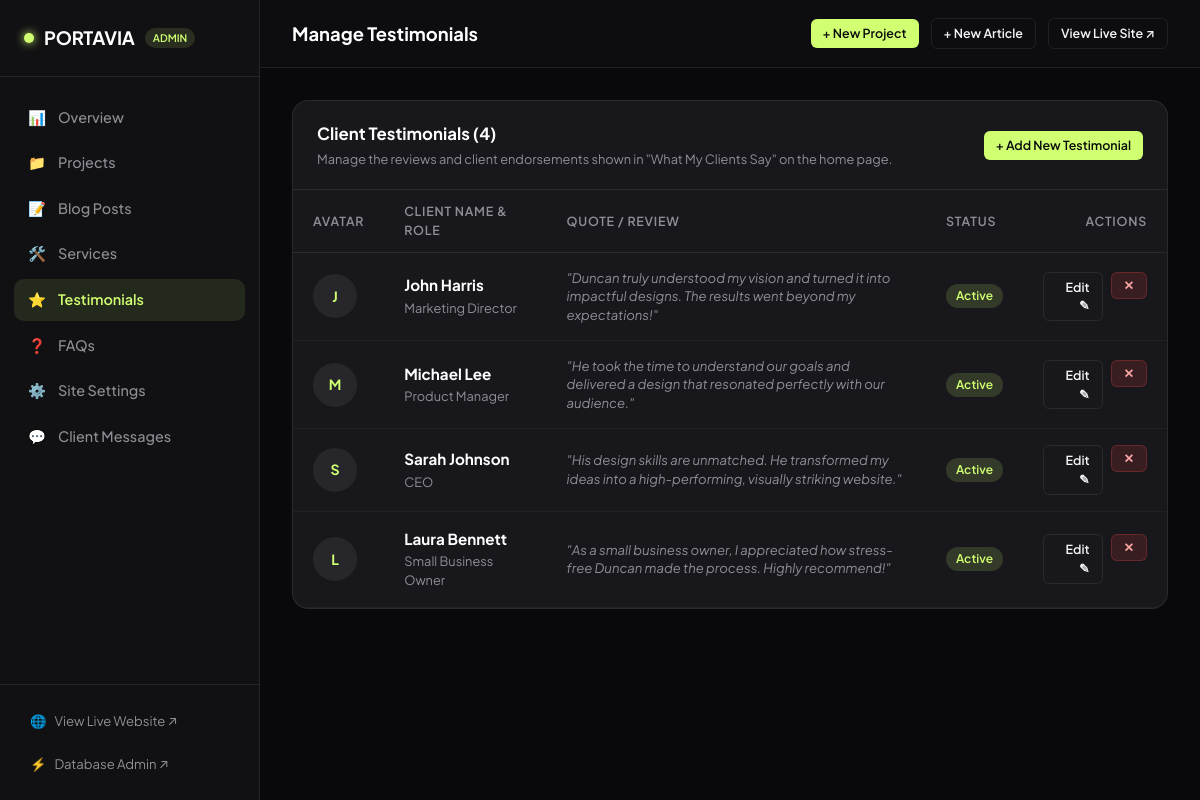
Page /dashboard/testimonials/ on the committed database.
### portfolio/models.py (models this page shows, shortened)
class Testimonial(models.Model):
    client_name = models.CharField(max_length=150)
    client_role = models.CharField(max_length=150, blank=True)
    client_company = models.CharField(max_length=150, blank=True)
    quote = models.TextField()
    client_avatar = models.ImageField(upload_to="testimonials/", blank=True, null=True)
    client_avatar_static = models.CharField(max_length=255, blank=True)
    is_active = models.BooleanField(default=True)
    order = models.PositiveIntegerField(default=0)
    class Meta:
        ordering = ["order", "id"]
    @property
    def avatar_url(self):
        if self.client_avatar:
            return self.client_avatar.url
        if self.client_avatar_static:
            return f"/static/images/{self.client_avatar_static}"
        return ""

### portfolio/dashboard_views.py (the view)
# urls.py: path("dashboard/testimonials/", dashboard_views.dashboard_testimonials, name="dashboard_testimonials"),
def dashboard_testimonials(request):
    testimonials = Testimonial.objects.all()
    context = {
        "page_title": "Manage Testimonials",
        "active_tab": "testimonials",
        "testimonials": testimonials,
    }
    return render(request, "dashboard/testimonials.html", context)

### portfolio/context_processors.py (called while the page is built)
def site_settings_context(request):
    try:
        settings = SiteSettings.get_solo()
    except Exception:
        settings = None
    return {
        'site_settings': settings
    }

### portfolio/models.py (called while the page is built)
    @classmethod
    def get_solo(cls):
        obj, created = cls.objects.get_or_create(id=1)
        return obj

### templates/dashboard/testimonials.html (shortened to what this page needs)
{% extends "dashboard/base.html" %}
{% block content %}
<div class="db-card">
    <div class="db-card-header">
        <div>
            <div class="db-card-title">Client Testimonials ({{ testimonials.count }})</div>
            <div style="font-size: 0.8rem; color: var(--db-text-muted); margin-top: 4px;">
                Manage the reviews and client endorsements shown in "What My Clients Say" on the home page.
            </div>
        </div>
        <a href="{% url 'portfolio:dashboard_testimonial_create' %}" class="btn btn-accent btn-sm">
            + Add New Testimonial
        </a>
    </div>
    <table class="db-table">
        <thead>
            <tr>
                <th style="width: 60px;">Avatar</th>
                <th>Client Name & Role</th>
                <th>Quote / Review</th>
                <th>Status</th>
                <th style="text-align: right;">Actions</th>
            </tr>
        </thead>
        <tbody>
            {% for t in testimonials %}
                <tr>
                    <td>
                        {% if t.avatar_url %}
                            <img src="{{ t.avatar_url }}" alt="{{ t.client_name }}" style="width: 44px; height: 44px; border-radius: 50%; object-fit: cover; border: 1px solid var(--db-border);">
                        {% else %}
                            <div style="width: 44px; height: 44px; border-radius: 50%; background: #26262b; display: flex; align-items: center; justify-content: center; font-weight: bold; color: var(--db-accent);">
                                {{ t.client_name|slice:":1" }}
                            </div>
                        {% endif %}
                    </td>
                    <td>
                        <strong style="color: #fff; font-size: 0.95rem;">{{ t.client_name }}</strong>
                        <div style="font-size: 0.8rem; color: var(--db-text-muted); margin-top: 2px;">
                            {{ t.client_role }}{% if t.client_company %} • {{ t.client_company }}{% endif %}
                        </div>
                    </td>
                    <td>
                        <div style="font-size: 0.82rem; color: var(--db-text-muted); max-width: 420px; line-height: 1.4; font-style: italic;">
                            "{{ t.quote|truncatechars:120 }}"
                        </div>
                    </td>
                    <td>
                        {% if t.is_active %}
                            <span class="badge badge-lime">Active</span>
                        {% else %}
                            <span class="badge badge-gray">Hidden</span>
                        {% endif %}
                    </td>
                    <td style="text-align: right;">
                        <div style="display: inline-flex; gap: 8px;">
                            <a href="{% url 'portfolio:dashboard_testimonial_edit' t.pk %}" class="btn btn-outline btn-sm">
                                Edit ✎
                            </a>
                            <form action="{% url 'portfolio:dashboard_testimonial_delete' t.pk %}" method="POST" style="display: inline;" onsubmit="return confirm('Are you sure you want to delete this testimonial? It will be removed from the UI.');">
                                <button type="submit" class="btn btn-danger btn-sm" title="Delete">✕</button>
                            </form>
                        </div>
                    </td>
                </tr>
            {% empty %}
                <tr>
                    <td colspan="5" style="text-align: center; padding: 40px; color: var(--db-text-muted);">
                        No testimonials yet. <a href="{% url 'portfolio:dashboard_testimonial_create' %}" style="color: var(--db-accent);">Add the first testimonial</a>.
                    </td>
                </tr>
            {% endfor %}
        </tbody>
    </table>
</div>
{% endblock %}

### static/css/dashboard.css (style rules this page uses)
:root { --db-bg: #09090b; --db-sidebar: #111114; --db-card: #18181c; --db-card-hover: #1f1f24; --db-border: rgba(255, 255, 255, 0.08); --db-border-focus: rgba(208, 255, 113, 0.4); --db-text: #f4f4f5; --db-text-muted: #8e8e96; --db-text-dim: #52525b; --db-accent: #d0ff71; --db-accent-hover: #e2ff9e; --db-accent-glow: rgba(208, 255, 113, 0.2); --db-primary: #6366f1; --db-danger: #ef4444; --db-success: #10b981; --db-warning: #f59e0b; --radius-sm: 6px; --radius-md: 10px; --radius-lg: 16px; --radius-pill: 9999px; --font-sans: 'Plus Jakarta Sans', -apple-system, BlinkMacSystemFont, sans-serif; --font-mono: 'JetBrains Mono', monospace; }
* { box-sizing: border-box; margin: 0; padding: 0; }
body { font-family: var(--font-sans); background-color: var(--db-bg); color: var(--db-text); line-height: 1.5; display: flex; min-height: 100vh; overflow-x: hidden; }
.btn { display: inline-flex; align-items: center; gap: 8px; padding: 8px 18px; font-size: 0.85rem; font-weight: 600; border-radius: var(--radius-md); cursor: pointer; text-decoration: none; border: none; transition: all 0.2s ease; }
.btn-accent { background: var(--db-accent); color: #0b0b0d; }
.btn-outline { background: transparent; color: var(--db-text); border: 1px solid var(--db-border); }
.btn-danger { background: rgba(239, 68, 68, 0.15); color: #fca5a5; border: 1px solid rgba(239, 68, 68, 0.25); }
.btn-sm { padding: 5px 12px; font-size: 0.78rem; border-radius: var(--radius-sm); }
.db-card { background: var(--db-card); border: 1px solid var(--db-border); border-radius: var(--radius-lg); overflow: hidden; margin-bottom: 24px; }
.db-card-header { padding: 20px 24px; border-bottom: 1px solid var(--db-border); display: flex; align-items: center; justify-content: space-between; }
.db-card-title { font-size: 1.05rem; font-weight: 700; color: #fff; }
.db-table { width: 100%; border-collapse: collapse; text-align: left; }
.db-table th { padding: 12px 20px; font-size: 0.78rem; text-transform: uppercase; letter-spacing: 0.06em; color: var(--db-text-muted); border-bottom: 1px solid var(--db-border); font-weight: 600; }
.db-table td { padding: 16px 20px; border-bottom: 1px solid rgba(255, 255, 255, 0.04); font-size: 0.88rem; color: var(--db-text); vertical-align: middle; }
.badge { display: inline-flex; align-items: center; gap: 4px; font-size: 0.75rem; font-weight: 600; padding: 3px 10px; border-radius: var(--radius-pill); }
.badge-lime { background: rgba(208, 255, 113, 0.15); color: var(--db-accent); }

### rows in the picture
Testimonial: client_name "J", client_name "John Harris", client_role "Marketing Director", quote "Duncan truly understood my vision and turned it into impactful designs. The results went beyond my expectations!", is_active "Active"
Testimonial: client_name "M", client_name "Michael Lee", client_role "Product Manager", quote "He took the time to understand our goals and delivered a design that resonated perfectly with our audience.", is_active "Active"
Testimonial: client_name "S", client_name "Sarah Johnson", client_role "CEO", quote "His design skills are unmatched. He transformed my ideas into a high-performing, visually striking website.", is_active "Active"
Testimonial: client_name "L", client_name "Laura Bennett", client_role "Small Business Owner", quote "As a small business owner, I appreciated how stress-free Duncan made the process. Highly recommend!", is_active "Active"

### other values in the picture
{{ page_title }} "Manage Testimonials"
{{ testimonials.count }} "4"
